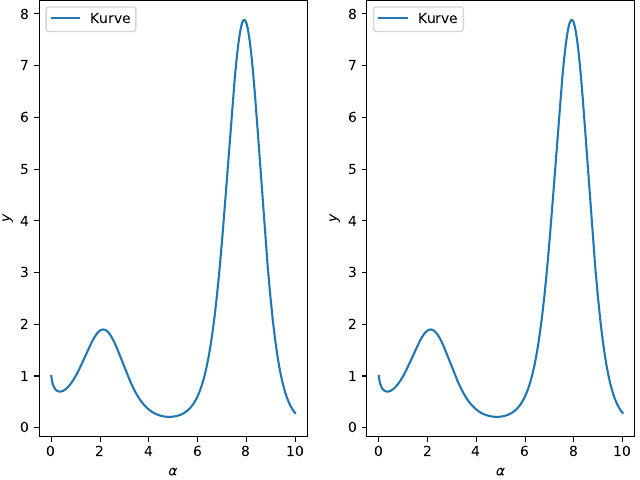

Source code (Python):
import matplotlib.pyplot as plt
import numpy as np

output = ("build/Auswertung")    
my_file = open(output + '.txt', "w")
def writeW(Wert,Beschreibung):
    my_file.write(str(Beschreibung))
    my_file.write('\n')
    try:
        for i in Wert:
            my_file.write(str(i))
            my_file.write('\n')
    except:
        my_file.write(str(Wert))
        my_file.write('\n')

    return 0

x = np.linspace(0, 10, 1000)
y = x ** np.sin(x)

plt.subplot(1, 2, 1)
plt.plot(x, y, label='Kurve')
plt.xlabel(r'$\alpha \mathbin{/} \unit{\ohm}$')
plt.ylabel(r'$y \mathbin{/} \unit{\micro\joule}$')
plt.legend(loc='best')

plt.subplot(1, 2, 2)
plt.plot(x, y, label='Kurve')
plt.xlabel(r'$\alpha \mathbin{/} \unit{\ohm}$')
plt.ylabel(r'$y \mathbin{/} \unit{\micro\joule}$')
plt.legend(loc='best')

# in matplotlibrc leider (noch) nicht möglich
plt.tight_layout(pad=0, h_pad=1.08, w_pad=1.08)
plt.savefig('build/plot.pdf')

output = ("Kapazitätsbrücke_b")    
my_file = open(output + '.txt', "w")

for i in range(0,15):
    my_file.write(str(2**i*10))
    my_file.write('\n')
